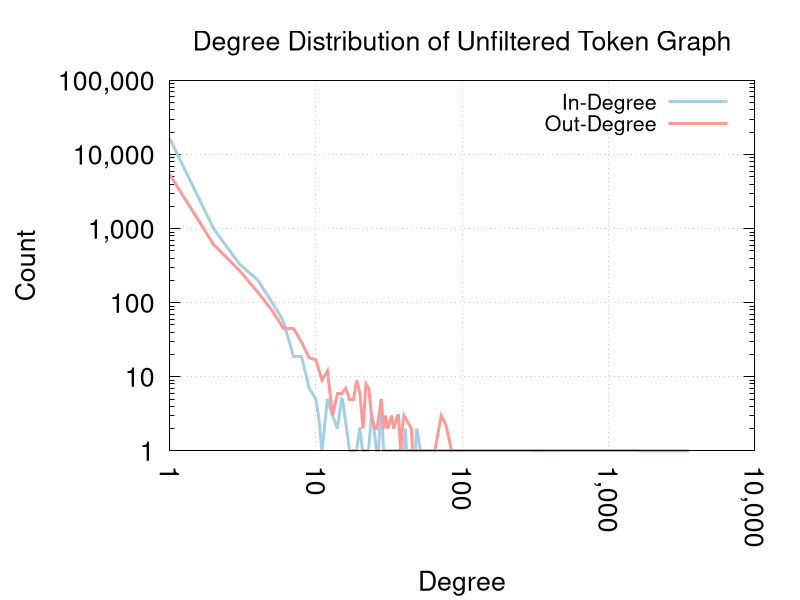

Write the gnuplot code that produced this figure.
reset

set datafile separator ","

set terminal \
    pngcairo \
    transparent \
    enhanced \
    font "CMU Serif, 20" \
    size 800, 600

set output ARG1

# line styles
set style line 1 linecolor rgb "#a6cee3"
set style line 2 linecolor rgb "#b2df8a"
set style line 3 linecolor rgb "#fb9a99"
set style line 4 linecolor rgb "#fdbf6f"
set style line 5 linecolor rgb "#cab2d6"

set title "Degree Distribution of Unfiltered Token Graph"

set grid

set key right top
set key spacing 1 font "CMU Serif, 16"

set xtic nomirror rotate by -90 scale 0
set xlabel "Degree"
set format x "%'h"

set ylabel "Count"
set format y "%'h"

set logscale xy

set decimal locale

plot "unfiltered-token-graph-in-degrees.csv" using "degree":"count" title "In-Degree" \
     smooth mcsplines linestyle 1 linewidth 3, \
     "unfiltered-token-graph-out-degrees.csv" using "degree":"count" title "Out-Degree" \
     smooth mcsplines linestyle 3 linewidth 3

unset output

show plot add2history
